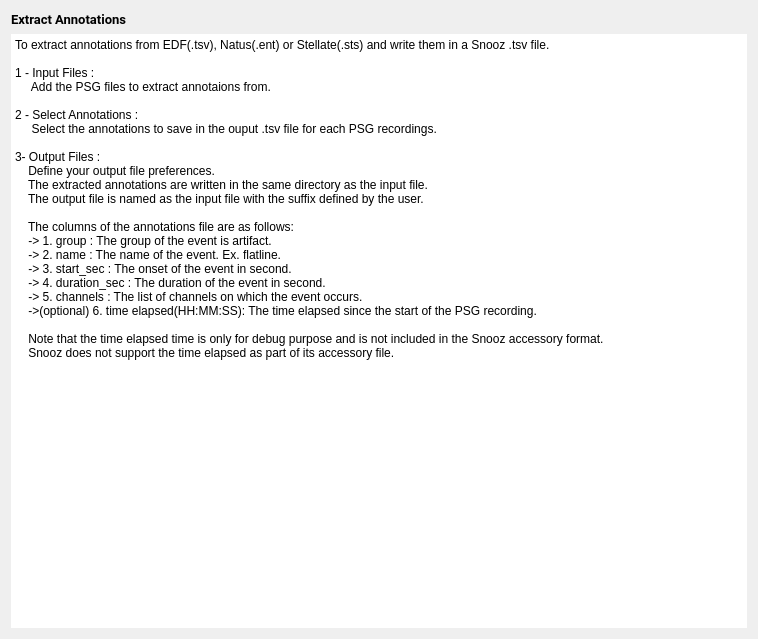
<?xml version="1.0" encoding="UTF-8"?>
<ui version="4.0">
 <class>IntroStep</class>
 <widget class="QWidget" name="IntroStep">
  <property name="geometry">
   <rect>
    <x>0</x>
    <y>0</y>
    <width>758</width>
    <height>639</height>
   </rect>
  </property>
  <property name="windowTitle">
   <string/>
  </property>
  <property name="styleSheet">
   <string>font: 12pt &quot;Roboto&quot;;</string>
  </property>
  <layout class="QVBoxLayout" name="verticalLayout">
   <item>
    <widget class="QLabel" name="label">
     <property name="font">
      <font>
       <family>Roboto</family>
       <pointsize>10</pointsize>
       <weight>50</weight>
       <italic>false</italic>
       <bold>false</bold>
      </font>
     </property>
     <property name="text">
      <string>&lt;html&gt;&lt;head/&gt;&lt;body&gt;&lt;p&gt;&lt;span style=&quot; font-weight:600;&quot;&gt;Extract Annotations&lt;/span&gt;&lt;/p&gt;&lt;/body&gt;&lt;/html&gt;</string>
     </property>
    </widget>
   </item>
   <item>
    <widget class="QPlainTextEdit" name="plainTextEdit">
     <property name="frameShape">
      <enum>QFrame::NoFrame</enum>
     </property>
     <property name="frameShadow">
      <enum>QFrame::Plain</enum>
     </property>
     <property name="lineWidth">
      <number>0</number>
     </property>
     <property name="readOnly">
      <bool>true</bool>
     </property>
     <property name="plainText">
      <string>To extract annotations from EDF(.tsv), Natus(.ent) or Stellate(.sts) and write them in a Snooz .tsv file.

1 - Input Files :
     Add the PSG files to extract annotaions from.

2 - Select Annotations :
     Select the annotations to save in the ouput .tsv file for each PSG recordings. 	

3- Output Files : 
    Define your output file preferences. 
    The extracted annotations are written in the same directory as the input file.
    The output file is named as the input file with the suffix defined by the user.

    The columns of the annotations file are as follows:
    -&gt; 1. group : The group of the event is artifact.
    -&gt; 2. name : The name of the event. Ex. flatline.
    -&gt; 3. start_sec : The onset of the event in second. 
    -&gt; 4. duration_sec : The duration of the event in second.
    -&gt; 5. channels : The list of channels on which the event occurs. 
    -&gt;(optional) 6. time elapsed(HH:MM:SS): The time elapsed since the start of the PSG recording. 

    Note that the time elapsed time is only for debug purpose and is not included in the Snooz accessory format.
    Snooz does not support the time elapsed as part of its accessory file.</string>
     </property>
    </widget>
   </item>
  </layout>
 </widget>
 <resources>
  <include location="../../../../../scinodes_poc/src/main/python/ui/themes/themes.qrc"/>
 </resources>
 <connections/>
</ui>
